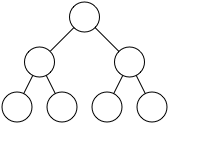

This chart was generated by the following Python code:
from gen import Tree
from demo_trees import trees
from buchheim import buchheim
from PIL import Image, ImageDraw

t = buchheim(trees[6])

DIAMETER = 30
SPACING_VERTICAL = DIAMETER * 1.5
SPACING_HORIZONTAL = DIAMETER * 1.5


def drawt(draw, root, depth):
    draw.ellipse(
        [
            root.x * SPACING_HORIZONTAL,
            depth * SPACING_VERTICAL,
            root.x * SPACING_HORIZONTAL + DIAMETER,
            depth * SPACING_VERTICAL + DIAMETER,
        ],
        fill=(225),
        outline=(0),
    )
    for child in root.children:
        drawt(draw, child, depth + 1)


def drawconn(draw, root, depth):
    for child in root.children:
        draw.line(
            [
                root.x * SPACING_HORIZONTAL + (DIAMETER / 2),
                depth * SPACING_VERTICAL + (DIAMETER / 2),
                child.x * SPACING_HORIZONTAL + (DIAMETER / 2),
                (depth + 1) * SPACING_VERTICAL + (DIAMETER / 2),
            ],
            fill=(0),
        )
        drawconn(draw, child, depth + 1)


im = Image.new("L", (1000, 500), (255))
draw = ImageDraw.Draw(im)
drawconn(draw, t, 0)
drawt(draw, t, 0)

im.save("figure1.png")
